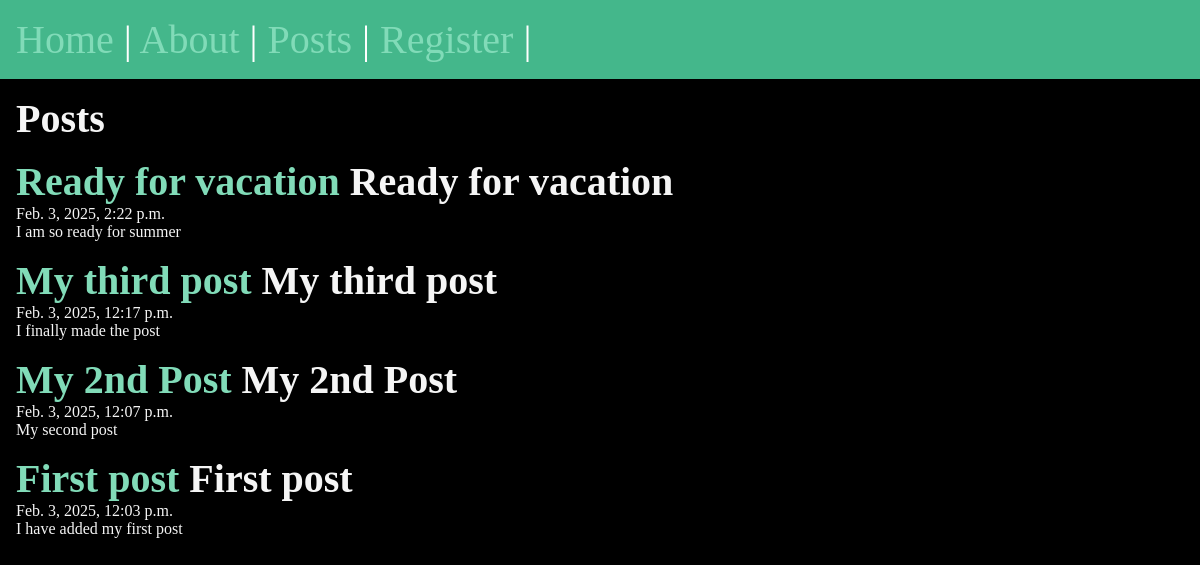
/posts/, run on the app's committed database.
### posts/models.py (models this page shows, shortened)
class Post(models.Model):
    title = models.CharField(max_length=200)
    body = models.TextField()
    slug = models.SlugField()
    date = models.DateTimeField(auto_now_add=True)
    banner = models.ImageField(default="default.jpg", blank=True)

### posts/views.py (the view)
# urls.py: path('',views.posts_list, name="list"),
def posts_list(request):
    posts = Post.objects.all().order_by('-date')
    return render(request, 'posts/posts_lists.html', {'posts':posts})

### posts/templates/posts/posts_lists.html (shortened to what this page needs)
{% extends 'layout.html'%}
{% block content %}
<section>
  <h1>Posts</h1>
  {% for post in posts %}
    <article class="post">
        <h2>
          <a href= "{% url 'posts:page' slug=post.slug %}">
            {{ post.title }}
          </a>
          {{ post.title }}
        </h2>
        <p>{{ post.date }}</p>
        <p>{{ post.body }}</p>
    </article>
  {% endfor%}
</section>
{% endblock %}

### data on the page
Post: title "Ready for vacation", date "Feb. 3, 2025, 2:22 p.m.", body "I am so ready for summer"
Post: title "My third post", date "Feb. 3, 2025, 12:17 p.m.", body "I finally made the post"
Post: title "My 2nd Post", date "Feb. 3, 2025, 12:07 p.m.", body "My second post"
Post: title "First post", date "Feb. 3, 2025, 12:03 p.m.", body "I have added my first post"
